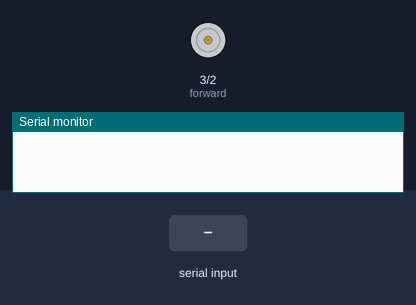
A sketch run on a simulated Arduino Uno, built with avr-gcc and run on an emulated ATmega328P. Parts: motor-driver pin pairs drawn as motors (green arrow = first pin HIGH = forward, orange = second pin HIGH = backward, longer = more drive), the last lines printed to the serial monitor. The test bench sets the inputs (shaded band).

Above: at 1.2 s.
1.3 s: "U" received over the second serial link
At 1.6 s:
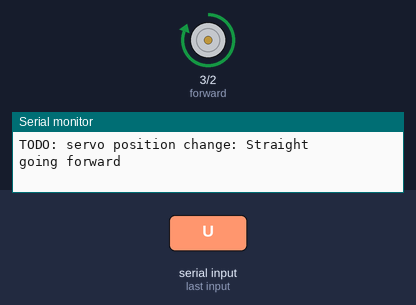
2.8 s: "D" received over the second serial link
At 4.0 s:
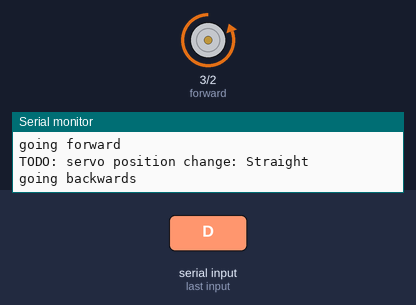
Timing chart, 0 to 5.8 s (numbered marks = the images above; inputs shaded):
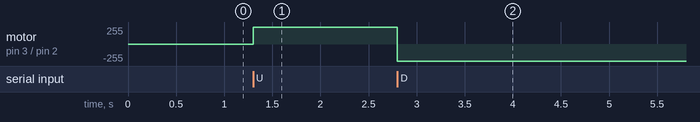

Measured:
- after the input at 1.3 s, motor on pin 3 (forward) / pin 2 (reverse): stopped → forward 255/255 at once
- after the input at 2.8 s, motor on pin 3 (forward) / pin 2 (reverse): forward 255/255 → backward 255/255 at once

The sketch:

l293D.ino
```cpp
/*
Using Arduino bluetooth controller for Android
controls are as follows:
  Controls:
    Up : "U"
    Down: "D"
    Right: "R"
    Left: "L"
    X: "C"

Using the Adafruit Metro Mini MCU
*/

#include <SoftwareSerial.h>
SoftwareSerial BTserial(4,5); // HC-06 TX pin > Voltage Divider > Pin 4 \\ RX pin > Direct > Pin 5

const int forward = 3;
const int reverse = 2;
char receivedCommand;
boolean newData = false;

void setup() {
  // put your setup code here, to run once:
  setupBLE();
  setupPins();

}

void loop() {
  // put your main code here, to run repeatedly:
  listenForSerial();
  doSerialCommand();
}

void(* resetFunc) (void) = 0;


void setupBLE() {
  Serial.begin(9600);
  BTserial.begin(9600);
}

void setupPins() {
  pinMode(forward, OUTPUT);
  pinMode(reverse, OUTPUT);
  digitalWrite(forward, LOW);
  digitalWrite(reverse, LOW);
}


void listenForSerial() {
  // BLE comms
  // Keep reading from HC-06 and send to Arduino Serial Monitor
  if (BTserial.available())
      {
          //Serial.write(BTserial.read());
          receivedCommand = BTserial.read();
          newData = true;
      }
}

void doSerialCommand() {
  if (newData == true) {
    // do something
    switch(receivedCommand) {
      case 'U':
        goForward();
        break;
      case 'D':
        goBackward();
        break;
      case 'L':
        turnLeft();
        break;
      case 'R':
        turnRight();
        break;
      case 'S':
        quickStop();
        break;
      default:
        quickStop();
        break;
    }
    newData = false;
  }
}

void goForward() {
  Serial.println("TODO: servo position change: Straight");
  Serial.println("going forward");
  digitalWrite(reverse, LOW);
  digitalWrite(forward, HIGH);
}

void goBackward() {
  Serial.println("TODO: servo position change: Straight");
  Serial.println("going backwards");
  digitalWrite(forward, LOW);
  digitalWrite(reverse, HIGH);

}

void turnLeft() {
  Serial.println("TODO: servo position change: Left");
}

void turnRight() {
  Serial.println("TODO: servo position change: Right");
}

void quickStop() {
  Serial.println("TODO: servo position change: Straight");
  Serial.println("STOPPPPPIIIIINNNNNGGGGG");
  digitalWrite(forward, LOW);
  digitalWrite(reverse, LOW);
}
```
